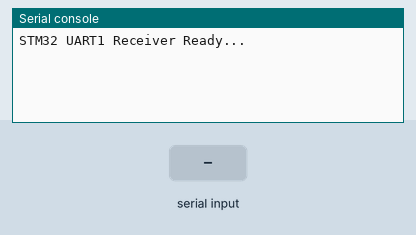
The program below on a simulated pyboard running MicroPython. Parts: the last lines printed to the serial console. The test bench sets the inputs (shaded band).

Above: at 1.2 s.
1.3 s: "1\n" received over the second serial link
At 2.5 s:
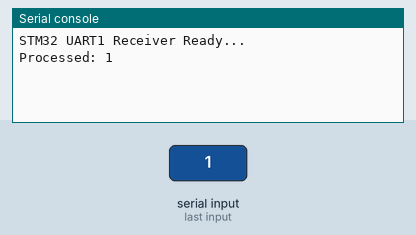
2.8 s: "0\n" received over the second serial link
At 3.7 s:
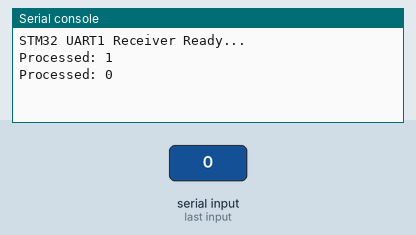
4.3 s: "2\n" received over the second serial link
At 4.8 s:
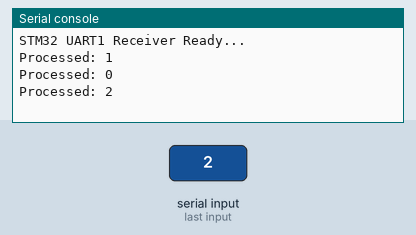

Measured:
- after the input at 1.3 s, the serial console: prints a new line at once (image 1)
- after the input at 2.8 s, the serial console: prints a new line at once (image 2)
- after the input at 4.3 s, the serial console: prints a new line at once (image 3)

The program:

STM-ESP_COMM.py
```python
from pyb import UART

# Initialize UART1 on PA9 (TX) and PA10 (RX) at 115200 baud
# Note: In MicroPython for STM32, UART(1) automatically maps to PA9 and PA10
uart = UART(1, 115200)

print("STM32 UART1 Receiver Ready...")

while True:
    # Check if there is incoming data in the buffer
    if uart.any():
        # Read the available data
        command = uart.read()

        try:
            # Decode bytes to string
            command_str = command.decode('utf-8').strip()

            # Construct the response string
            response_str = f"{command_str} received from esp32\n"

            # Send the response back to ESP32
            uart.write(response_str.encode('utf-8'))

            # Optional: Print to STM32 REPL for local debugging
            print(f"Processed: {command_str}")

        except Exception as e:
            print("Error decoding data:", e)
```
